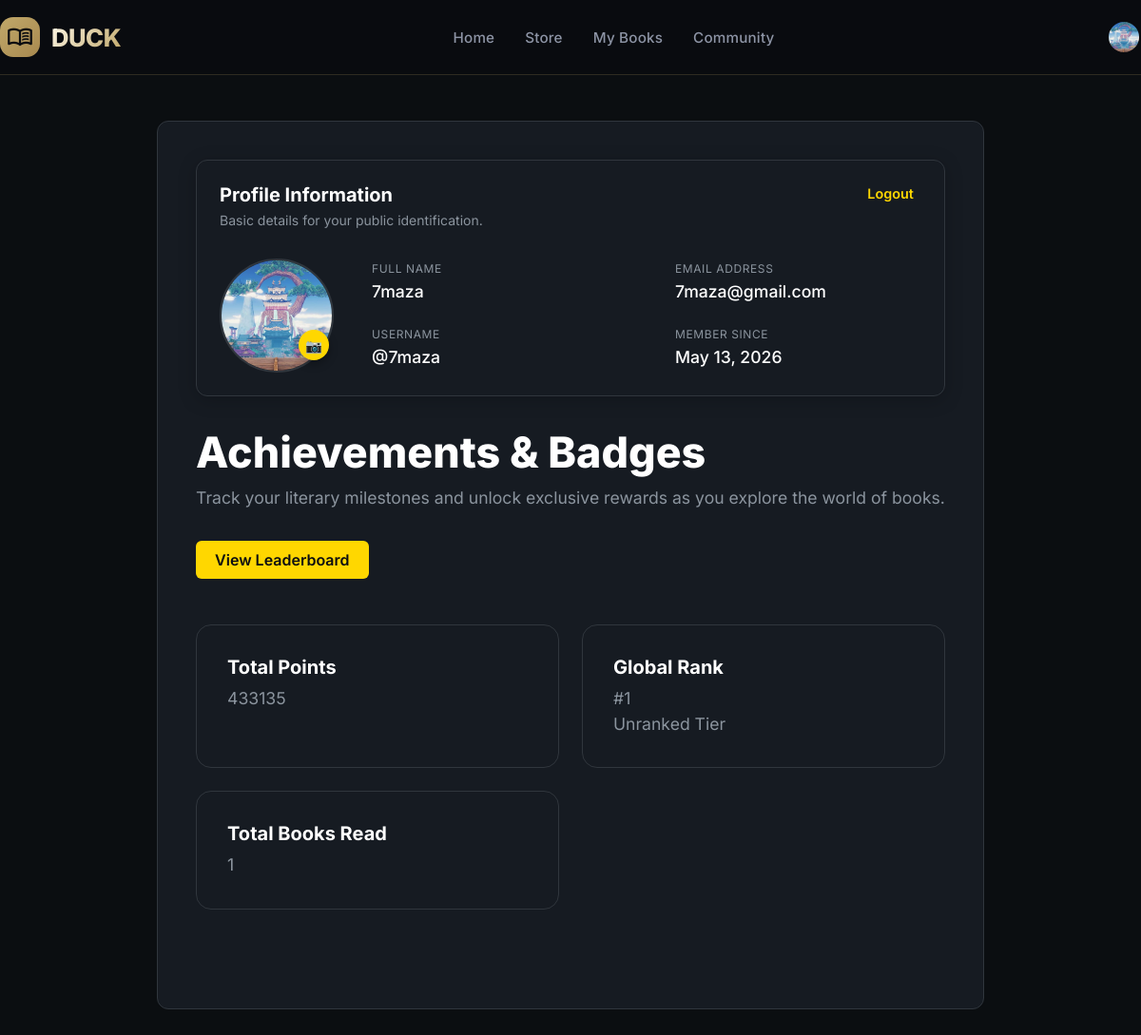
Screenshot of /user/profile/ (signed in) with the database file from the repository.
### Authentication/models.py (models this page shows, shortened)
class User(AbstractUser):
    rank = models.ForeignKey(Rank, on_delete=models.SET_NULL, null=True, blank=True)
    name = models.CharField(max_length=150)
    email = models.EmailField(max_length=255, unique=True)
    role = models.CharField(max_length=20, default='user')
    avatar = models.ImageField(upload_to="avatars/", null=True, blank=True)
    points = models.IntegerField(default=0)
    readings = models.IntegerField(default=0)
    reviews = models.IntegerField(default=0)
    last_active = models.DateField(auto_now=True)
    USERNAME_FIELD = 'email'
    REQUIRED_FIELDS = ['username', 'name']
    def get_global_rank(self):
        return User.objects.filter(points__gt=self.points).count() + 1
    def get_tier(self):
        try:
            rank = Rank.objects.get(
                min_points__lte=self.points,
                max_points__gte=self.points
            )
            return rank.name
        except Rank.DoesNotExist:
            return "Unranked"

### UserAccount/views.py (the view)
# urls.py: path("profile/", views.UserProfileView.index, name="user_profile"),
    @staticmethod
    @require_GET
    def index(request):
        if not request.user.is_authenticated:
            return redirect("login")
        user = request.user
        rank = Rank.objects.filter(
            min_points__lte=user.points,
            max_points__gte=user.points
        ).first()
        context = {
            "user": user,
            "rank": rank,
            "tier": UserProfileView.UserProfileHelper._getRankTier(user),
            "global_rank": user.get_global_rank(),
            "badges": UserProfileView.UserProfileHelper._getBadgeConfig(user),
            "genre_progress": UserProfileView.UserProfileHelper._getGenreProgress(user),
            "achievements": UserProfileView.UserProfileHelper._getAchievements(user),
        }
        return render(request, "UserAccount/user_profile.html", context)

### UserAccount/views.py (called while the page is built)
        @staticmethod
        def _getRankTier(user: User):
            return user.get_tier()

        @staticmethod
        def _getBadgeConfig(user: User):
            return list(
                UserBadge.objects.filter(user=user)
                .select_related("badge")
                .values("badge__name", "badge__icon", "badge__color", "badge__level", "unlocked_at")
            )

        @staticmethod
        def _getGenreProgress(user: User):
            return (
                UserBook.objects.filter(user=user)
                .values("book__genre__name", "book__genre__slug")
                .annotate(count=Count("id"))
                .order_by("-count")
            )

        @staticmethod
        def _getAchievements(user: User):
            return list(
                UserBadge.objects.filter(user=user)
                .select_related("badge")
                .order_by("-unlocked_at")
                .values("badge__name", "badge__icon", "badge__level", "unlocked_at")
            )

### templates/UserAccount/user_profile.html (shortened to what this page needs)
{% extends "base.html" %}
{% load static %}
{% block style %}
<link rel="stylesheet" href="{% static 'css/UserAccount/user-profile-style.css' %}">
{% endblock style %}
{% block navbar %}
    {% include "includes/navbar.html" %}
{% endblock navbar %}
{% block content %}
<main class="dashboard-content">
    <section class="profile-card-container">
        <header class="profile-card-header">
            <div class="header-text">
                <h2 class="section-title">Profile Information</h2>
                <p class="section-subtitle">Basic details for your public identification.</p>
            </div>
            <div class="header-actions">
                <a href="{% url 'logout' %}" class="btn-logout" onclick="return confirm('Log out?')">Logout</a>
            </div>
        </header>
        <div class="profile-card-body">
            <div class="profile-avatar-column">
                <div class="avatar-relative">
                    <img src="{% if user.avatar %}{{ user.avatar.url }}{% else %}{% static 'assets/images/logo.png' %}{% endif %}"
                         id="user-avatar"
                         class="user-avatar-img">
                    <label for="avatar-upload" class="avatar-upload-label">
                        <span class="camera-icon">📷</span>
                    </label>
                </div>
            </div>
            <div class="profile-details-grid">
                <div class="detail-item">
                    <span class="detail-label">FULL NAME</span>
                    <p class="detail-value">{{ user.name }}</p>
                </div>
                <div class="detail-item">
                    <span class="detail-label">EMAIL ADDRESS</span>
                    <p class="detail-value">{{ user.email }}</p>
                </div>
                <div class="detail-item">
                    <span class="detail-label">USERNAME</span>
                    <p class="detail-value">@{{ user.username }}</p>
                </div>
                <div class="detail-item">
                    <span class="detail-label">MEMBER SINCE</span>
                    <p class="detail-value">{{ user.date_joined|date:"M d, Y" }}</p>
                </div>
            </div>
        </div>
    </section>
    <header class="page-intro">
        <h1 class="page-title">Achievements & Badges</h1>
        <p class="page-description">
            Track your literary milestones and unlock exclusive rewards as you explore the world of books.
        </p>
        <div class="action-buttons">
            <a href="{% url 'community' %}" class="btn-primary">
                View Leaderboard
            </a>
        </div>
    </header>
    <section class="stats-overview">
        <article class="stat-card">
            <h2>Total Points</h2>
            <p>{{ user.points }}</p>
        </article>
        <article class="stat-card">
            <h2>Global Rank</h2>
            <p>#{{ global_rank }}</p>
            <p>{{ tier }} Tier</p>
        </article>
        <article class="stat-card">
            <h2>Total Books Read</h2>
            <p>{{ user.readings }}</p>
        </article>
    </section>
</main>
{% endblock content %}

### templates/includes/navbar.html
{% load static %}
{% block navbar %}
<nav class="header" id="main-nav">
    <div class="container header__inner">
        <a href="{% if user.is_authenticated and user.role == 'admin' %}{% url 'dashboard' %}{% else %}{% url 'home' %}{% endif %}" class="logo-group">
            <div class="logo-icon">
                <span class="material-symbols-outlined">menu_book</span>
            </div>
            <div class="logo-text">DUCK</div>
        </a>
        <div class="nav">
            <a href="{% url 'home' %}"
               class="{% if request.resolver_match.url_name == 'home' %}active{% endif %}">
                Home
            </a>
            <a href="{% url 'store' %}"
               class="{% if request.resolver_match.url_name == 'store' %}active{% endif %}">
                Store
            </a>
            <a href="{% url 'my_books' %}"
               class="{% if request.resolver_match.url_name == 'my_books' %}active{% endif %}">
                My Books
            </a>
            <a href="{% url 'community' %}"
               class="{% if request.resolver_match.url_name == 'community' %}active{% endif %}">
                Community
            </a>
        </div>
        <div class="header__actions">
            {% if user.is_authenticated %}
                <a href="{% url 'user_profile' %}" class="avatar-link">
                    <img
                        src="{% if user.avatar %}{{ user.avatar.url }}{% else %}{% static 'assets/images/logo.png' %}{% endif %}"
                        class="avatar-img"
                        alt="avatar"
                    >
                </a>
            {% else %}
                <a href="{% url 'login' %}" class="btn-login">Login</a>
            {% endif %}
        </div>
    </div>
</nav>
{% endblock navbar %}

### static/css/style.css (style rules this page uses)
:root { --brand-primary: #FFD700; --brand-primary-hover: #E6C200; --background-color: #0B0E11; --card-bg: #161B22; --input-bg: #1C2128; --progress-bg: #1e293b; --text-main: #FFFFFF; --text-muted: #8B949E; --text-link: #FFD700; --border-color: #30363D; --radius-main: 12px; --radius-input: 6px; --spacing-card: 40px; --font-main: 'Inter', sans-serif; --font-size-base: 1rem; --font-size-small: 0.875rem; --transition-speed: 0.3s; --btn-padding-y: 10px; --btn-padding-x: 20px; --btn-font-weight: 600; --nav-color: #0F172A; }
a { text-decoration: none; }
* { margin: 0; padding: 0; box-sizing: border-box; }
body { background-color: var(--background-color); color: var(--text-main); font-family: var(--font-main); display: flex; flex-direction: column; min-height: 100vh; }
.header { border-bottom: 1px solid rgba(192, 168, 106, 0.2); background: rgba(10, 12, 16, 0.95); backdrop-filter: blur(4px); position: sticky; top: 0; z-index: 100; }
.container { max-width: 1400px; margin: 0 auto; padding: 0 32px; }
.header__inner { display: flex; justify-content: space-between; align-items: center; padding: 18px 0; }
.logo-group { display: flex; align-items: center; gap: 12px; }
.logo-icon { background: linear-gradient(135deg, #C0A86A, #A8894F); width: 42px; height: 42px; display: flex; align-items: center; justify-content: center; border-radius: 14px; }
.logo-icon span { font-size: 28px; color: #0A0C10; }
.logo-text { font-size: 1.6rem; font-weight: 800; letter-spacing: -0.5px; background: linear-gradient(130deg, #FFF8E7, #C0A86A); background-clip: text; -webkit-background-clip: text; color: transparent; }
.nav { display: flex; gap: 32px; }
.nav a { color: #8D94A5; text-decoration: none; font-weight: 500; font-size: 0.95rem; letter-spacing: 0.2px; transition: color 0.2s ease; }
.header__actions { display: flex; align-items: center; gap: 20px; }
.action-link, .avatar-link { display: flex; align-items: center; text-decoration: none; color: var(--text-muted); transition: all var(--transition-speed) ease; }
.avatar-img { width: 36px; height: 36px; border-radius: 50%; object-fit: cover; border: 2px solid transparent; transition: border-color var(--transition-speed), transform var(--transition-speed); }
main { flex: 1; background-color: var(--card-bg); border: 1px solid var(--border-color); border-radius: var(--radius-main); padding: var(--spacing-card); margin: 32px 0; transition: all var(--transition-speed) ease; }
label { display: block; margin-bottom: 8px; font-size: var(--font-size-small); font-weight: 500; }
p { color: var(--text-muted); line-height: 1.5; }
.btn-primary { background: var(--brand-primary); color: var(--background-color); }

### rows the page displays
User: avatar (picture), name "7maza", email "7maza@gmail.com", username "7maza", date_joined "May 13, 2026", points "433135", readings "1"

### other values shown
{{ global_rank }} "1"
{{ tier }} "Unranked"
